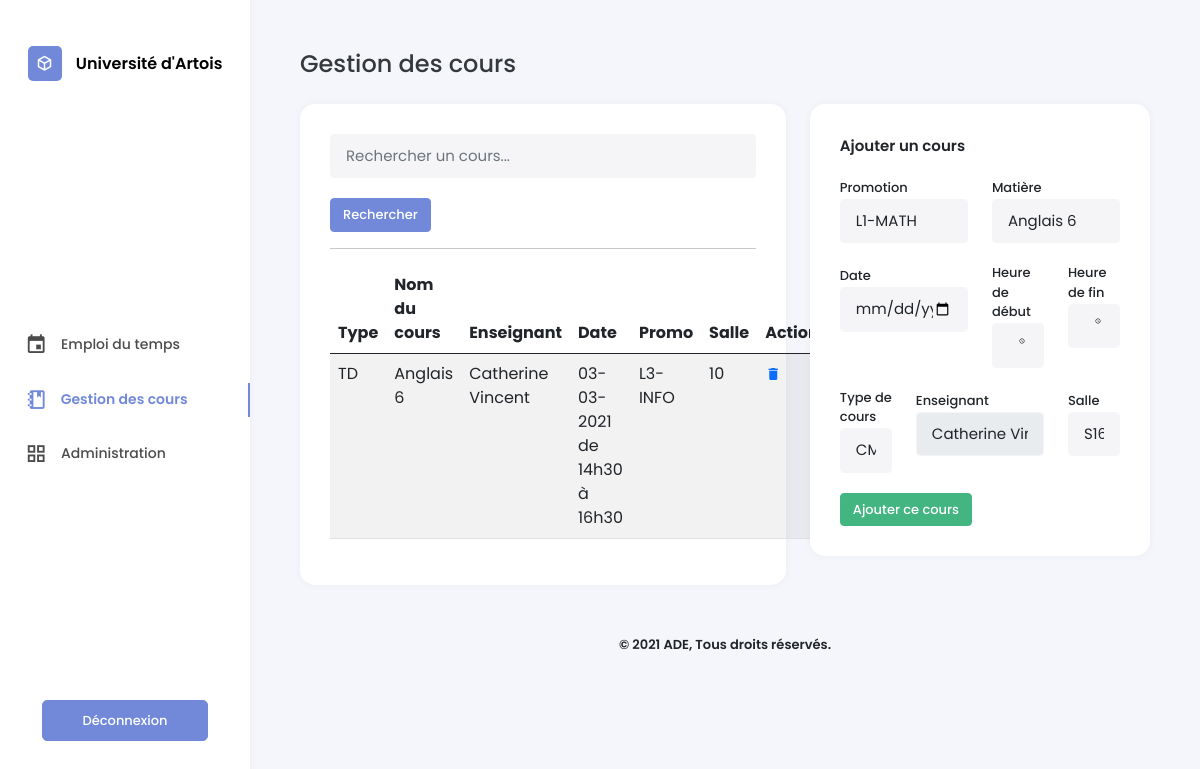
Screenshot of /gestion.php (signed in) with the database file from the repository.
### tables this page shows
CREATE TABLE Cours (
    CourID INTEGER PRIMARY KEY AUTOINCREMENT,
    DateCour VARCHAR(30) NOT NULL,
    HeureDebut time NOT NULL,
    HeureFin time NOT NULL,
    TypeID INTEGER NOT NULL,
    SalleID INTEGER NOT NULL,
    UsagerID INTEGER NOT NULL,
    MatiereID INTEGER NOT NULL,
    CONSTRAINT cour_type_fk FOREIGN KEY (TypeID) REFERENCES TypeCours(TypeID) ON DELETE CASCADE,
    CONSTRAINT cour_salle_fk FOREIGN KEY (SalleID) REFERENCES Salles(SalleID) ON DELETE CASCADE
    CONSTRAINT cour_enseignant_fk FOREIGN KEY (UsagerID) REFERENCES Usagers(UsagerID) ON DELETE CASCADE,
    CONSTRAINT cour_matiere_fk FOREIGN KEY (MatiereID) REFERENCES Matieres(MatiereID) ON DELETE CASCADE
);

CREATE TABLE TypeCours (
    TypeID INTEGER PRIMARY KEY AUTOINCREMENT,
    NomType VARCHAR NOT NULL
);

CREATE TABLE Matieres (
    MatiereID INTEGER PRIMARY KEY AUTOINCREMENT,
    NomMatiere VARCHAR(25) NOT NULL,
    CouleurMatiere VARCHAR(10) NOT NULL,
    PromotionID INTEGER NOT NULL,
    CONSTRAINT matiere_promo_fk FOREIGN KEY (PromotionID) REFERENCES Promotions(PromotionID) ON DELETE CASCADE
);

CREATE TABLE Usagers (
    UsagerID VARCHAR(30) PRIMARY KEY NOT NULL,
    MotDePasse VARCHAR(255) NOT NULL,
    Nom VARCHAR(15) NOT NULL,
    Prenom VARCHAR(20) NOT NULL,
    RangID INTEGER NOT NULL,
    CONSTRAINT usager_rang_fk FOREIGN KEY (RangID) REFERENCES Rangs(RangID) ON DELETE CASCADE
);

CREATE TABLE Promotions (
    PromotionID INTEGER  PRIMARY KEY AUTOINCREMENT,
    NomPromotion VARCHAR(25) NOT NULL,
    DepartementID INTEGER NOT NULL,
    CONSTRAINT formation_fk FOREIGN KEY (DepartementID) REFERENCES Departements(DepartementID) ON DELETE CASCADE
);

### gestion.php (the view, shortened to what this page needs)
<!DOCTYPE html>
<?php
require_once('./src/Planning/FormEvent.php');
$last_search = isset($_GET['search']) ? $_GET['search'] : ' ';
?>
<html lang="fr-FR">
<head>
    <link type="text/css" rel="stylesheet" href="./assets/css/icons.min.css">
    <link type="text/css" rel="stylesheet" href="./assets/css/bootstrap.min.css">
    <link type="text/css" rel="stylesheet" href="./assets/css/style.css">
</head>
<body>
    <?php require_once('./views/sidebar.php') ?>
    <div class="main">
        <h4>Gestion des cours</h4>
        <div class="row">
            <div class="col-md-7">
                <div class="box-content">
                    <form method="GET" action="" class="form-search">
                        <input type="text" name="search" placeholder="Rechercher un cours..." class="form-control">
                        <input type="submit" value="Rechercher" class="btn btn-primary">
                    </form>
                    <hr>
                    <table class="table table-striped">
                        <thead>
                            <tr><th>Type</th><th>Nom du cours</th><th>Enseignant</th><th>Date</th><th>Promo</th><th>Salle</th><th>Action</th></tr>
                        </thead>
                        <tbody>
                            <?php
                            $where = 'WHERE NomMatiere LIKE \'%'. $last_search.'%\'';
                            if($_SESSION['rang'] == 2)  $where = 'WHERE UsagerID ="'. $_SESSION['id'] . '" AND NomMatiere LIKE \'%'. $last_search.'%\'';
                            $sCours = $bdd->query('SELECT * FROM Cours INNER JOIN Matieres USING(MatiereID), TypeCours USING(TypeID), Usagers USING(UsagerID), Promotions USING(PromotionID) '.$where.' ORDER BY DateCour DESC, HeureDebut DESC');
                            while($aCours = $sCours->fetch()) {
                                echo '<tr>';
                                echo '<td>'.$aCours['NomType'].'</td>';
                                echo '<td>'.$aCours['NomMatiere'].'</td>';
                                echo '<td>'.$aCours['Prenom']. ' ' .$aCours['Nom'].'</td>';
                                echo '<td>'.date('d-m-Y', $aCours['DateCour']).' de '. str_replace(':', 'h', $aCours['HeureDebut']). ' à ' .str_replace(':', 'h', $aCours['HeureFin']).'</td>';
                                echo '<td>'.$aCours['NomPromotion'].'</td>';
                                echo '<td>'.$aCours['SalleID'].'</td>';
                                echo '<td> <a href="./_delete?CourID='.$aCours['CourID'].'"><span class="mdi mdi-delete"></span></a></td>';
                                echo '</tr>';
                            } ?>
                        </tbody>
                    </table>
                </div>
            </div>
            <div class="col-md-5">
                <div class="box-content">
                    <div class="content-title">Ajouter un cours</div>
                    <form method="POST" action="">
                        <div class="row">
                            <div class="col-md-6">
                                <label for="">Promotion</label>
                                <select name="promotion" class="form-control" id="promo">
                                    <?php
                                    $option = '';
                                    if($_SESSION['rang'] == 2) {
                                        $option = 'INNER JOIN Appartient ON Promotions.PromotionID = Appartient.PromotionID AND UsagerID = "'.$_SESSION['id'].'"';
                                    }
                                    $sPromo = $bdd->query('SELECT * FROM Promotions '.$option.' ORDER BY PromotionID');
                                    while($aPromo = $sPromo->fetch()) {
                                        echo '<option value="'.$aPromo['PromotionID'].'"'. ((isset($_POST['promotion']) && $_POST['promotion'] == $aPromo['PromotionID']) ? ' selected' : '') .'>'.$aPromo['NomPromotion'].'</option>';
                                    } ?>
                                </select>
                            </div>
                            <div class="col-md-6">
                                <label for="">Matière</label>
                                <select name="matiere" id="" class="form-control" id="matiere">
                                    <?php
                                    $option = '';
                                    if($_SESSION['rang'] == 2) {
                                        $option = 'INNER JOIN Enseigne ON Matieres.MatiereID = Enseigne.MatiereID AND UsagerID = "'.$_SESSION['id'].'"';
                                    }
                                    $sMatieres = $bdd->query('SELECT * FROM Matieres '.$option. ' ORDER BY NomMatiere');
                                    while($aMatieres = $sMatieres->fetch()) {
                                        echo '<option value="'.$aMatieres['MatiereID'].'">'.$aMatieres['NomMatiere'].'</option>';
                                    } ?>
                                </select>
                            </div>
                            <div class="col-md-6">
                                <div class="form-group">
                                    <label for="date">Date</label>
                                    <input type="date" name="dateCour" class="form-control <?= (isset($errors['dateCour'])) ? 'is-invalid' : '' ?>" value="<?= (isset($_POST['dateCour'])) ? $_POST['dateCour'] : '' ?>">
                                </div>
                            </div>
                            <div class="col-md-3">
                                <div class="form-group">
                                    <label for="date">Heure de début</label>
                                    <input type="time" name="heureDebut" class="form-control <?= (isset($errors['heureDebut'])) ? 'is-invalid' : '' ?>" value="<?= (isset($_POST['heureDebut'])) ? $_POST['heureDebut'] : '' ?>">
                                </div>
                            </div>
                            <div class="col-md-3">
                                <div class="form-group">
                                    <label for="date">Heure de fin</label>
                                    <input type="time" name="heureFin" class="form-control <?= (isset($errors['heureFin'])) ? 'is-invalid' : '' ?>" value="<?= (isset($_POST['heureFin'])) ? $_POST['heureFin'] : '' ?>">
                                </div>
                            </div>
                            <div class="col-md-3">
                                <div class="form-group">
                                    <label for="date">Type de cours</label>
                                    <select name="type" class="form-control">
                                        <?php $query = $bdd->query("SELECT * FROM TypeCours");
                                            while ($row = $query->fetch()){
                                                echo '<option value="' . $row['TypeID'].'">' . $row['NomType'] . '</option>';
                                            }
                                        ?>
                                    </select>
                                </div>
                            </div>
                            <div class="col-md-6">
                                <div class="form-group">
                                    <label for="date">Enseignant</label>
                                    <?php
                                    echo '<select name="enseignant" class="form-control"'.(($_SESSION['rang'] == 2) ? ' readonly' : '').'>';
                                    $query = $bdd->query("SELECT * FROM Usagers WHERE RangID = 2");
                                    while ($row = $query->fetch()){
                                        echo '<option value="' .$row['UsagerID'] .'"'. (($row['UsagerID'] == $_SESSION['id']) ? ' selected' : ' disabled').'>' . $row['Prenom'] . ' ' .  $row['Nom'] . '</option>';
                                    }
                                    echo '</select>';
                                    ?>
                                </div>
                            </div>
                            <div class="col-md-3">
                                <div class="form-group">
                                    <label for="salle">Salle</label>
                                    <select name="salle" class="form-control">
                                        <?php $query = $bdd->query("SELECT * FROM Salles");
                                            while ($row = $query->fetch()){
                                                echo '<option value="' . $row['SalleID'].'">' . $row['NomSalle'] . '</option>';
                                            }
                                        ?>
                                    </select>
                                </div>
                            </div>
                        </div>
                        <input type="submit" name="add_cours" value="Ajouter ce cours" class="btn btn-success">
                    </form>
                </div>
            </div>
        </div>
        <?php require_once('./views/footer.php') ?>
    </div>
</body>
</html>

### views/sidebar.php
<div class="sidebar d-flex flex-column align-items-center justify-content-between">
    <div class="cont-bar">
        <a class="logo" href="./">
            <i class="mdi mdi-cube-outline"></i>
            <span class="title-logo">Université d'Artois</span>
        </a>
    </div>
    <div class="sidebar-menu">
        <ul>
            <li>
                <a href="./" <?= (basename($_SERVER['PHP_SELF']) == 'index.php') ? 'class="active"' : null ?>> <i class="mdi mdi-calendar"></i> Emploi du temps</a>
            </li>
            <li>
                <a href="./gestion" <?= (basename($_SERVER['PHP_SELF']) == 'gestion.php') ? 'class="active"' : null ?>><i class="mdi mdi-notebook-outline"></i> Gestion des cours</a>
            </li>
            <li>
                <a href="" <?= (basename($_SERVER['PHP_SELF']) == 'admin.php') ? 'class="active"' : null ?>><i class="mdi mdi-view-grid-outline"></i> Administration</a>
            </li>
        </ul>
    </div>
    <div class="cont-bar">
        <a href="./logout" class="btn btn-primary">Déconnexion</a>
    </div>
</div>

### views/footer.php
<footer>
    <p>© 2021 ADE, Tous droits réservés.</p>
</footer>

### assets/css/style.css (style rules this page uses)
* { box-sizing: border-box; outline: none; }
body { font-family: Poppins, sans-serif; background-color: #F5F6FB; margin: 0; padding: 0; }
a { text-decoration: none; }
footer { text-align: center; margin: 20px auto; font-weight: 600; font-size: 13px; }
.btn { font-weight: 500; font-size: 13px; }
.btn-primary { background-color: #7289DA; border-color: #7289DA; }
.btn-success { background-color: #43B581; border-color: #43B581; }
.sidebar { position: relative; background-color: #fff; height: 100%; width: 250px; position: fixed; top: 0; left: 0; padding: 50px 0; box-shadow: 0px 0px 5px 3px rgba(0,0,0,0.02); }
.cont-bar { padding: 0 15px; min-height: 50px; }
.logo i { background-color: #7289DA; color: #fff; padding: 5px 8px; margin-right: 10px; font-size: 18px; border-radius: 5px; vertical-align: middle; }
.title-logo { font-size: 16px; font-weight: 600; color: #000; vertical-align: middle; }
.sidebar-menu { width: 100%; }
.sidebar-menu ul { list-style: none; padding: 0; }
.sidebar-menu li { margin: 20px 0; }
.sidebar-menu li > a { color: #000; opacity: .7; padding-left: 25px; font-size: 14px; font-weight: 500; display: block; border-right: 2px solid transparent; }
.sidebar-menu li > a > i { vertical-align: middle; font-size: 1.4rem; margin-right: 10px; }
.sidebar-menu li > a.active { border-right: 2px solid #7289DA; opacity: 1; color: #7289DA; font-weight: 600; }
.sidebar a.btn { width: 100%; display: block; padding: 10px 40px; font-weight: 500; border-radius: 5px; }
.main { position: relative; padding: 50px; padding-bottom: 15px; margin-left: 250px; }
.main h4 { opacity: .9; margin-bottom: 25px; }
.box-content { position: relative; width: 100%; padding: 30px; background-color: #fff; border-radius: 15px; margin-bottom: 30px; box-shadow: 0px 0px 5px 3px rgba(0,0,0,0.02); }
.box-content::after { content: ''; clear: both; display: table; }
.content-title { font-size: 15px; display: inline-block; position: relative; font-weight: 600; height: 40px; }
label { font-size: 13px; font-weight: 500; }
.form-control, .form-control:focus { background-color: #F5F5F7; border-color: #F5F5F7; font-size: 15px; padding: 10px 15px; margin-bottom: 20px; }

### rows the page displays
cours: TypeID.NomType "TD", MatiereID.NomMatiere "Anglais 6", UsagerID.Prenom "Catherine", UsagerID.Nom "Vincent", DateCour "03-03-2021", HeureDebut "14h30", HeureFin "16h30", promotions.NomPromotion "L3-INFO", SalleID "10"

### other values shown
form field promotion "L1-MATH"
form field matiere "Anglais 6"
form field type "CM"
form field enseignant "Catherine Vincent"
form field salle "S16"
